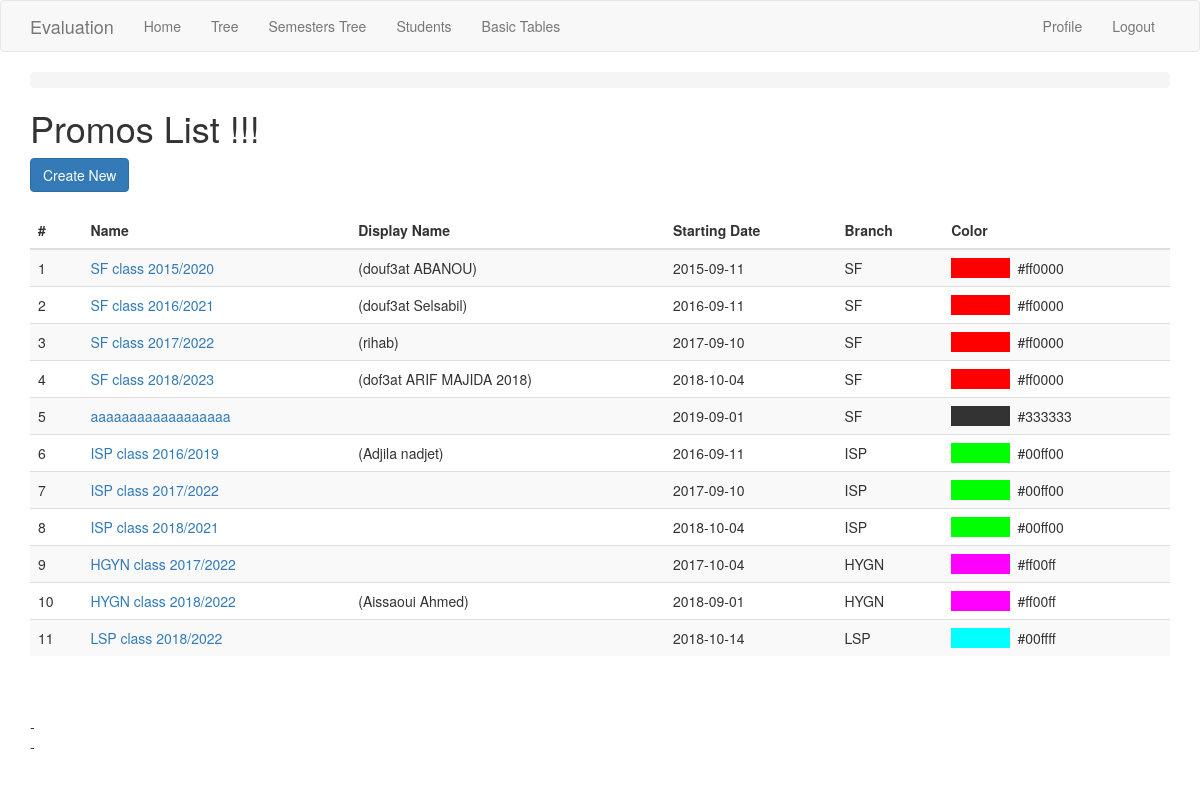
Screenshot of /promo/ (signed in) with the database file from the repository.
### app/models.py (models this page shows, shortened)
class Promo(db.Model):
    id = db.Column(db.Integer, primary_key=True)
    name = db.Column(db.String(250), index=True, unique=True)
    display_name = db.Column(db.String(250))
    start_date = db.Column(db.Date)
    finish_date = db.Column(db.Date)
    color = db.Column(db.String(50))
    branch_id = db.Column(db.Integer, db.ForeignKey('branch.id'))
    sessions = db.relationship('Session', backref='promo')
    annual_session = db.relationship('AnnualSession', back_populates='promo')
    def get_color(self):
        return '#333333' if self.color == None or self.color == '' else self.color

class Branch(db.Model):
    id = db.Column(db.Integer, primary_key=True)
    name = db.Column(db.String(100), index=True, unique=True)
    description = db.Column(db.String(150))
    school_id = db.Column(db.Integer, db.ForeignKey('school.id'))
    students = db.relationship('Student', backref='branch')
    annuals = db.relationship('Annual', backref='branch')
    promos = db.relationship('Promo', backref='branch', order_by='Promo.start_date, Promo.name')

### app/routesBasicTables.py (the view)
@app.route('/promo/')
@register_breadcrumb(app, '.basic.promo', 'Promos')
def promo_index():
    promos = Promo.query.order_by(Promo.branch_id, Promo.start_date).all()
    return render_template('basic-forms/promo/index.html', title='Promos List', promos=promos)

### app/models.py (called while the page is built)
@login.user_loader
def load_user(id):
    return User.query.get_or_404(int(id))

### app/templates/basic-forms/promo/index.html (shortened to what this page needs)
{% extends "base.html" %}
{% block app_content %}
  <h1>Promos List !!!</h1>
  <div>
      <a class="btn btn-primary" href="{{ url_for('promo_create') }}">Create New</a>
  </div>
  <div>
      <table class="table table-striped">
      <thead>
        <tr>
          <th scope="col">#</th>
          <th scope="col">Name</th>
          <th scope="col">Display Name</th>
          <th scope="col">Starting Date</th>
          <th scope="col">Branch</th>
          <th scope="col">Color</th>
        </tr>
      </thead>
      <tbody>
      {% for promo in promos %}
        <tr>
          <td>{{loop.index}}</td>
          <td><a href="{{ url_for('promo_view', id=promo.id) }}">{{ promo.name }}</a></td>
          <td>{{ promo.display_name | replace("None", "") }}</td>
          <td>{{ promo.start_date | replace("None", "") }}</td>
          <td>{{ promo.branch.name | replace("None", "") }}</td>
          <td><span style="background-color: {{ promo.get_color() }};"
              >               </span>  {{ promo.get_color() }}
          </td>
        </tr>
      {% endfor %}
      </tbody>
    </table>
    - </br>
    - </br>
  </div>
{% endblock %}

### rows the page displays
Promo: name "SF class 2015/2020", display_name "(douf3at ABANOU)", start_date "2015-09-11", branch.name "SF", get_color "#ff0000"
Promo: name "SF class 2016/2021", display_name "(douf3at Selsabil)", start_date "2016-09-11", branch.name "SF", get_color "#ff0000"
Promo: name "SF class 2017/2022", display_name "(rihab)", start_date "2017-09-10", branch.name "SF", get_color "#ff0000"
Promo: name "SF class 2018/2023", display_name "(dof3at ARIF MAJIDA 2018)", start_date "2018-10-04", branch.name "SF", get_color "#ff0000"
Promo: name "aaaaaaaaaaaaaaaaaa", start_date "2019-09-01", branch.name "SF", get_color "#333333"
Promo: name "ISP class 2016/2019", display_name "(Adjila nadjet)", start_date "2016-09-11", branch.name "ISP", get_color "#00ff00"
Promo: name "ISP class 2017/2022", start_date "2017-09-10", branch.name "ISP", get_color "#00ff00"
Promo: name "ISP class 2018/2021", start_date "2018-10-04", branch.name "ISP", get_color "#00ff00"
Promo: name "HGYN class 2017/2022", start_date "2017-10-04", branch.name "HYGN", get_color "#ff00ff"
Promo: name "HYGN class 2018/2022", display_name "(Aissaoui Ahmed)", start_date "2018-09-01", branch.name "HYGN", get_color "#ff00ff"
Promo: name "LSP class 2018/2022", start_date "2018-10-14", branch.name "LSP", get_color "#00ffff"
